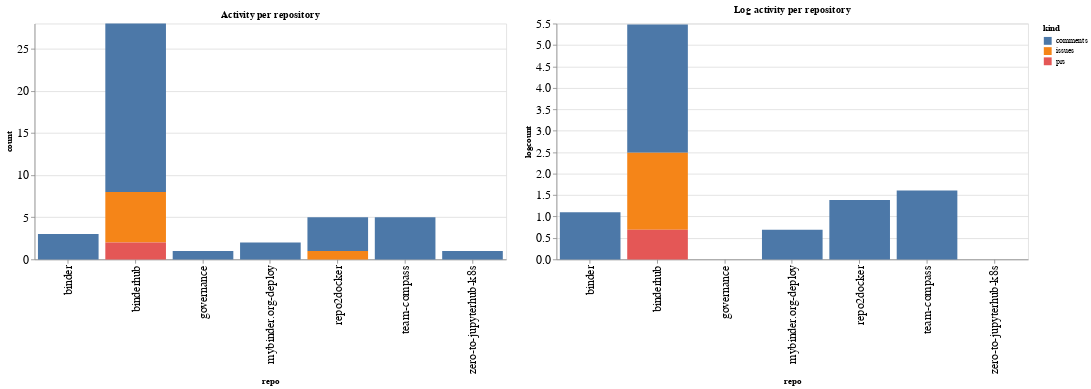

Notebook source saved alongside this figure:
### Code cell
ch1 = alt.Chart(repo_summaries, width=600, title="Activity per repository").mark_bar().encode(
    x='repo',
    y='count',
    color='kind',
    tooltip="kind"
)

ch2 = alt.Chart(repo_summaries, width=600, title="Log activity per repository").mark_bar().encode(
    x='repo',
    y='logcount',
    color='kind',
    tooltip="kind"
)

ch1 | ch2

### Figure 1 — Vega-Lite specification as saved in the notebook (floating-point values rounded to 4 significant figures)
{"config": {"axisLeft": {"labelFontSize": 15}, "axisBottom": {"labelFontSize": 15}}, "hconcat": [{"mark": "bar", "encoding": {"color": {"type": "nominal", "field": "kind"}, "tooltip": {"type": "nominal", "field": "kind"}, "x": {"type": "nominal", "field": "repo"}, "y": {"type": "quantitative", "field": "count"}}, "title": "Activity per repository", "width": 600}, {"mark": "bar", "encoding": {"color": {"type": "nominal", "field": "kind"}, "tooltip": {"type": "nominal", "field": "kind"}, "x": {"type": "nominal", "field": "repo"}, "y": {"type": "quantitative", "field": "logcount"}}, "title": "Log activity per repository", "width": 600}], "data": {"name": "data-a1e5b467361fa292498309027c546213"}, "$schema": "https://vega.github.io/schema/vega-lite/v4.8.1.json", "datasets": {"data-a1e5b467361fa292498309027c546213": [{"repo": "binder", "kind": "comments", "count": 3, "logcount": 1.099}, {"repo": "binderhub", "kind": "comments", "count": 20, "logcount": 2.996}, {"repo": "binderhub", "kind": "issues", "count": 6, "logcount": 1.792}, {"repo": "binderhub", "kind": "prs", "count": 2, "logcount": 0.6931}, {"repo": "governance", "kind": "comments", "count": 1, "logcount": 0.0}, {"repo": "mybinder.org-deploy", "kind": "comments", "count": 2, "logcount": 0.6931}, {"repo": "repo2docker", "kind": "comments", "count": 4, "logcount": 1.386}, {"repo": "repo2docker", "kind": "issues", "count": 1, "logcount": 0.0}, {"repo": "team-compass", "kind": "comments", "count": 5, "logcount": 1.609}, {"repo": "zero-to-jupyterhub-k8s", "kind": "comments", "count": 1, "logcount": 0.0}]}}
